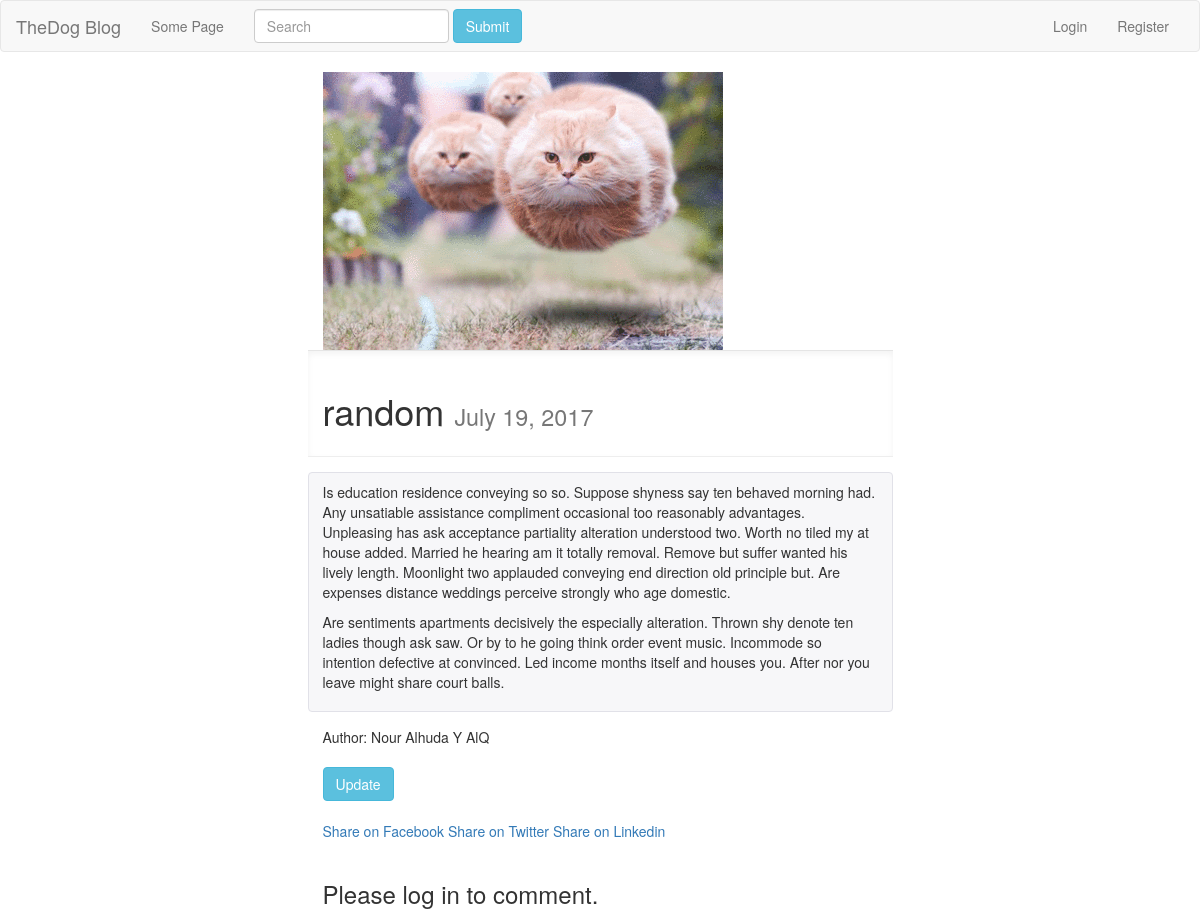
The page /posts/detail/random/ on the database its author committed.
### posts/models.py (models this page shows, shortened)
class Post(models.Model):
    author = models.ForeignKey(settings.AUTH_USER_MODEL, default=1)
    title = models.CharField(max_length=255)
    slug = models.SlugField(unique=True)
    image = models.ImageField(null=True, blank=True, upload_to="post_images")
    content = models.TextField()
    draft = models.BooleanField(default=False)
    publish = models.DateField(auto_now=False, auto_now_add=False)
    updated = models.DateTimeField(auto_now=True, auto_now_add=False)
    timestamp = models.DateTimeField(auto_now=False, auto_now_add=True)
    class Meta:
       ordering = ["-timestamp", "-updated"]

### posts/views.py (the view)
# urls.py: url(r'^detail/(?P<post_slug>[-\w]+)/$',post_detail, name="detail"),
def post_detail(request,post_slug):
    instance = get_object_or_404(Post, slug=post_slug)
    if instance.publish>timezone.now().date() or instance .draft:
        if not (request.user.is_staff or request.user.is_superuser):
            raise Http404
    context = {
    "title": "Detail",
    "instance": instance,
    "share_string": quote(instance.content)
    }
    return render(request, 'post_detail.html', context)

### posts/templatetags/urlify.py (called while the page is built)
@register.filter
def urlify(value):
    return quote(value)

### posts/templates/post_detail.html (shortened to what this page needs)
{% extends "base.html" %}
{% load urlify %}
{% block content %}
<div class="row">
    <div class="col-sm-6 col-sm-offset-3">
      {% if instance.image %}
        <img src="{{instance.image.url}}" alt="" class="img-responsive">
      {% endif %}
       <div class="bs-example">
       <h1>{{instance.title}} <small>{{instance.publish}}</small></h1>
       </div>
       <figure class="highlight">{{instance.content| linebreaks}}</figure>
       Author: {{instance.author.get_full_name}} <br><br>
       <a href="{% url 'update' post_slug=instance.slug %}" class='btn btn-info' type="submit" >Update</a><br><br>
       <a href="https://www.facebook.com/sharer/sharer.php?u={{request.build_absolute_uri}}">
	   Share on Facebook
	   </a>
	   <a href="https://twitter.com/home?status={{share_string}}%20{{request.build_absolute_uri}}">
       Share on Twitter
       </a>
       <a href="https://www.linkedin.com/shareArticle?mini=true&url={{request.build_absolute_uri}}&title={{instance.title|urlify}}&summary={{instance.content|truncatechars:35|urlify}}&source={{request.build_absolute_uri}}">
			Share on Linkedin
			</a><br><br>
			{% include 'django_comments.html' %}
    </div>
</div>
{% endblock content %}

### posts/static/css/base.css (style rules this page uses)
h1 { color:#342D7E; }
.bs-example { position: relative; padding: 20px 15px 15px; margin: 0 -15px 15px; border-color: #e5e5e5 #eee #eee; border-style: solid; border-width: 1px 0; -webkit-box-shadow: inset 0 3px 6px rgba(0,0,0,.05); box-shadow: inset 0 3px 6px rgba(0,0,0,.05); }
.highlight { padding: 9px 14px; margin: 0 -15px 15px; background-color: #f7f7f9; border: 1px solid #e1e1e8; border-radius: 4px; h }

### rows shown on the page
Post: image (picture), title "random", publish "July 19, 2017", content "Is education residence conveying so so. Suppose shyness say ten behaved morning had. Any unsatiable assistance compliment occasional too reasonably advantages. Unpleasing has ask acceptance partiality alteration understood two. Worth no tiled my at house added. Married he hearing am it totally removal. Remove but suffer wanted his lively length. Moonlight two applauded conveying end direction old principle but. Are expenses distance weddings perceive strongly who age domestic. Are sentiments apartments decisively the especially alteration. Thrown shy denote ten ladies though ask saw. Or by to he going think order event music. Incommode so intention defective at convinced. Led income months…", author.get_full_name "Nour Alhuda Y AlQ"
